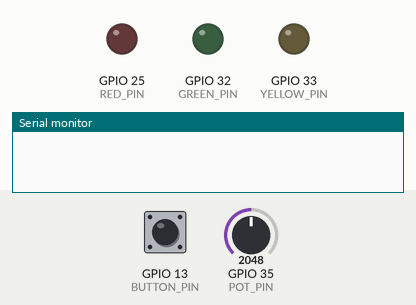
The program below on a simulated ESP32. Shown: output pins drawn as LEDs (lit = HIGH), the last lines printed to the serial monitor. Dashed ring = blinking. Inputs (shaded band) come from the test bench; at power-on: GPIO 35 (POT_PIN) = 2048, GPIO 13 (BUTTON_PIN) LOW.

Above: at 0.1 s.
1.3 s: GPIO 35 (POT_PIN) set to 491
4.3 s: GPIO 13 (BUTTON_PIN) pulled HIGH for 0.15 s
At 4.8 s:
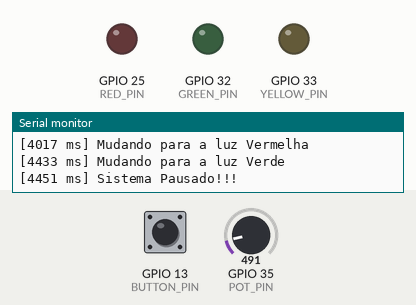
5.9 s: GPIO 13 (BUTTON_PIN) pulled HIGH for 1 s
At 7.1 s:
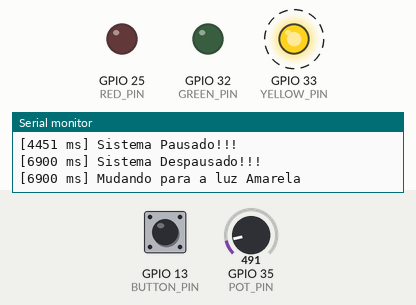
9.9 s: GPIO 35 (POT_PIN) set to 0
At 10.11 s:
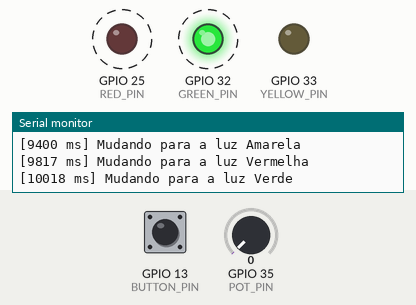
Timing chart, 0 to 13.9 s (numbered marks = the images above; inputs shaded):
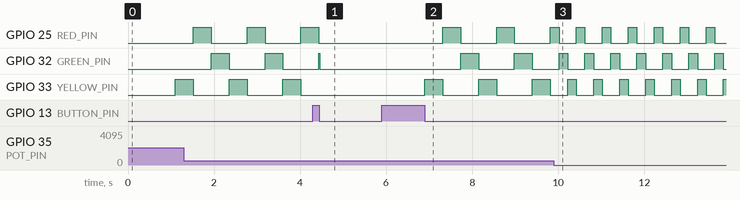

The program:

main.cpp
```cpp
#include <Arduino.h>

static uint32_t RED_PIN = 25;
static uint32_t YELLOW_PIN = 33;
static uint32_t GREEN_PIN = 32;

static uint32_t POT_PIN = 35;
static uint32_t BUTTON_PIN = 13;

bool system_paused = false;
bool  night_mode = false;

uint64_t semaphore_delay = 0;

int last_button_pressed = 0;
uint64_t button_start_press = 0;

uint64_t nightmode_delay = 0;
bool night_mode_state = false;

uint64_t ciclos = 0, changes = 0;

enum Color {
  GREEN,
  YELLOW,
  RED
};

Color current_color = GREEN;

uint32_t colors[] = {GREEN_PIN, YELLOW_PIN, RED_PIN};

void setup() {
  Serial.begin(115200);

  pinMode(RED_PIN, OUTPUT);
  pinMode(YELLOW_PIN, OUTPUT);
  pinMode(GREEN_PIN, OUTPUT);

  pinMode(POT_PIN, INPUT);
  pinMode(BUTTON_PIN, INPUT_PULLDOWN);
}

void turn_leds_off( ){
  digitalWrite(RED_PIN, LOW);
  digitalWrite(YELLOW_PIN, LOW);
  digitalWrite(GREEN_PIN, LOW);
}

String get_color_name(Color color) {
  return color == GREEN ? "Verde" : color == YELLOW ? "Amarela" : "Vermelha";
}

void update_color() {
  current_color = static_cast<Color>((((int)current_color + 1) % 3));

  turn_leds_off();

  digitalWrite(colors[current_color], HIGH);

  Serial.printf("[%lu ms] Mudando para a luz %s\n", (unsigned long)millis(), get_color_name(current_color).c_str());
}

void loop() {
  int pot_input = analogRead(POT_PIN);
  int led_delay = 200 + pot_input * 1800 / 4095;

  int button_pressed = digitalRead(BUTTON_PIN);

  if (last_button_pressed == true && !button_pressed) {

    if (millis() - button_start_press > 2000) {
      night_mode = !night_mode;

      if (night_mode) {
        Serial.printf("[%lu ms] Nightmode Ligado!\n", (unsigned long)millis());
      } else {
        Serial.printf("[%lu ms] Nightmode Desligado!\n", (unsigned long)millis());
      }
    } else {
      if (system_paused) {
        Serial.printf("[%lu ms] Sistema Despausado!!!\n", (unsigned long)millis());
      } else {
        Serial.printf("[%lu ms] Sistema Pausado!!!\n", (unsigned long)millis());
        turn_leds_off();
      }

      system_paused = !system_paused;
    }

  }

  if (!last_button_pressed && button_pressed) {
    delay(30);
    button_start_press = millis();
  }

  last_button_pressed = button_pressed;


  if (!night_mode && !system_paused && millis() - semaphore_delay > led_delay) {
    semaphore_delay = millis();

    update_color();

    changes++;

    if (changes % 3 == 0) {
      ciclos++;
    }

    if (changes % 15 == 0) {
      Serial.printf("[%lu ms] %i ciclos completos!\n", (unsigned long)millis(), (int)ciclos);
    }
  }

  if (night_mode && millis() - nightmode_delay > 500) {
    turn_leds_off();

    digitalWrite(YELLOW_PIN, night_mode_state);
    night_mode_state = !night_mode_state;

    nightmode_delay = millis();
  }

}
```

Measured:
- after the input at 4.3 s, GPIO 25 (RED_PIN): goes on until 4.4 s, then stays LOW; GPIO 33 (YELLOW_PIN): stays LOW (without the input it goes to HIGH after 0.55 s)
- after the input at 5.9 s, GPIO 25 (RED_PIN): alternates HIGH for 0.42 s and LOW for 0.83 s, starting after 1.4 s; GPIO 32 (GREEN_PIN): alternates HIGH for 0.42 s and LOW for 0.83 s, starting after 1.8 s; GPIO 33 (YELLOW_PIN): alternates HIGH for 0.42 s and LOW for 0.83 s, starting after 1.0 s
- after the input at 9.9 s, GPIO 25 (RED_PIN), GPIO 32 (GREEN_PIN): alternates HIGH for 0.20 s and LOW for 0.40 s, starting after 0.12 s; GPIO 33 (YELLOW_PIN): alternates HIGH for 0.20 s and LOW for 0.40 s, starting after 0.32 s
- by itself, GPIO 25 (RED_PIN), GPIO 32 (GREEN_PIN), GPIO 33 (YELLOW_PIN): alternates HIGH for 0.42 s and LOW for 0.83 s
